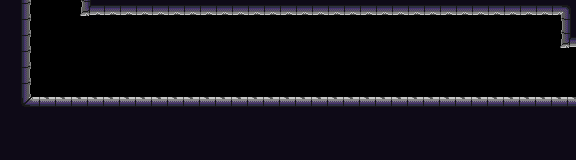

The image is a tile-based game level rendered from a .tmx file. Its description and source (layers, tilesets, objects; grid data summarised) follow:
An orthogonal 36x10 tile map with 16x16 px tiles, 8 tile layers (bkg_far, bkg_close, onoff-defaulton(blue), onoff-defaultoff(blue), ...), 2 tilesets.

<map version="1.10" tiledversion="1.11.0" orientation="orthogonal" renderorder="right-down" width="36" height="10" tilewidth="16" tileheight="16" infinite="0" nextlayerid="10" nextobjectid="1">
 <tileset firstgid="1" source="../../jail_wall.tsx" />
 <tileset firstgid="65" source="../../jail_block.tsx" />
 <layer id="4" name="bkg_far" width="36" height="10">
  <properties>
   <property name="unity:sortinglayer" value="Bkg_far" />
  </properties>
  <data>[360 cells, 0 non-empty, 0 distinct tile ids]</data>
 </layer>
 <layer id="1" name="bkg_close" width="36" height="10">
  <properties>
   <property name="unity:sortinglayer" value="Bkg" />
  </properties>
  <data>[360 cells, 0 non-empty, 0 distinct tile ids]</data>
 </layer>
 <layer id="6" name="onoff-defaulton(blue)" width="36" height="10">
  <properties>
   <property name="unity:layer" value="Ground" />
   <property name="unity:sortinglayer" value="Ground" />
   <property name="unity:tag" value="onoff-defaulton" />
  </properties>
  <data>[360 cells, 0 non-empty, 0 distinct tile ids]</data>
 </layer>
 <layer id="7" name="onoff-defaultoff(blue)" width="36" height="10">
  <properties>
   <property name="unity:layer" value="Ground" />
   <property name="unity:sortinglayer" value="Ground" />
   <property name="unity:tag" value="onoff-defaultoff" />
  </properties>
  <data>[360 cells, 0 non-empty, 0 distinct tile ids]</data>
 </layer>
 <layer id="9" name="onoff2-defaulton(purple)" width="36" height="10">
  <properties>
   <property name="unity:layer" value="Ground" />
   <property name="unity:sortinglayer" value="Ground" />
   <property name="unity:tag" value="onoff2-defaulton" />
  </properties>
  <data>[360 cells, 0 non-empty, 0 distinct tile ids]</data>
 </layer>
 <layer id="8" name="onoff2-defaultoff(purple)" width="36" height="10">
  <properties>
   <property name="unity:layer" value="Ground" />
   <property name="unity:sortinglayer" value="Ground" />
   <property name="unity:tag" value="onoff2-defaultoff" />
  </properties>
  <data>[360 cells, 0 non-empty, 0 distinct tile ids]</data>
 </layer>
 <layer id="2" name="ground" width="36" height="10">
  <properties>
   <property name="unity:layer" value="Ground" />
   <property name="unity:sortinglayer" value="Ground" />
  </properties>
  <data>[360 cells, 189 non-empty, 8 distinct tile ids]</data>
 </layer>
 <layer id="3" name="foreground" width="36" height="10">
  <properties>
   <property name="unity:sortinglayer" value="Foreground" />
  </properties>
  <data>[360 cells, 0 non-empty, 0 distinct tile ids]</data>
 </layer>
</map>
